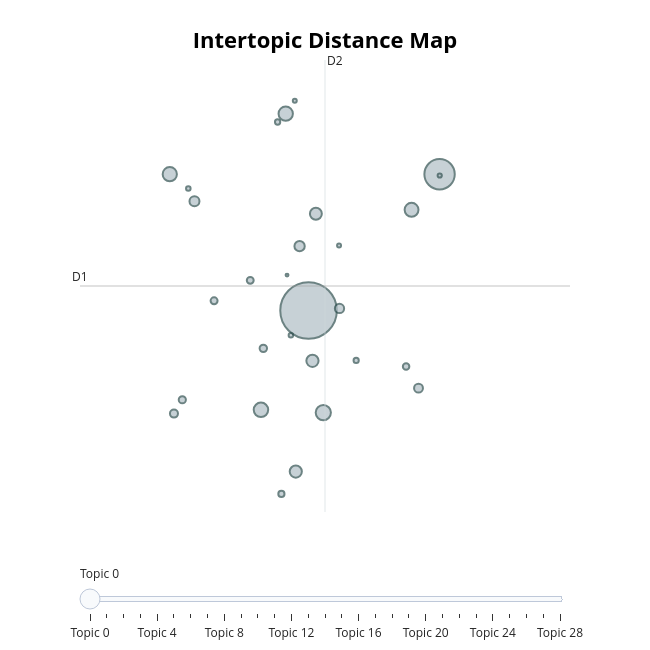

Notebook code for this chart:
### Code cell
modelo_rep_multi.visualize_topics()

### Figure 1 — Plotly figure (JSON) as saved in the notebook; plotly's stock layout.template omitted (floating-point values rounded to 4 significant figures)
{"data": [{"customdata": [[0, "model | data | word | would | time", 21786], [1, "answer | question | thank | please | help", 6287], [2, "tree | decision | decision tree | random | forest", 1582], [3, "cluster | clustering | kmeans | algorithm | data", 1433], [4, "feature | encoding | variable | categorical | importance", 1405], [5, "column | dataframe | row | panda | value", 1382], [6, "action | reward | user | agent | learning", 1312], [7, "scaling | data | value | normalization | scale", 1016], [8, "plot | graph | node | chart | data", 1006], [9, "pca | gpu | component | tensorflow | feature", 967], [10, "roc | auc | curve | roc curve | rmse", 721], [11, "python | error | code | file | r", 680], [12, "gradient | function | descent | gradient descent | relu", 582], [13, "missing | missing value | value | imputation | data", 539], [14, "correlation | feature | variable | correlated | causal", 440], [15, "anomaly | outlier | detection | anomaly detection | data", 374], [16, "regression | linear | lasso | coefficient | linear regression", 351], [17, "loss | loss function | function | entropy | cross entropy", 331], [18, "gridsearchcv | grid | grid search | search | parameter", 325], [19, "distribution | hypothesis | test | null hypothesis | null", 284], [20, "audio | file | speaker | sound | audio file", 260], [21, "shap | shap value | value | feature | shapley", 190], [22, "bayes | naive | naive bayes | confidence | probability", 184], [23, "pipeline | step | sklearn | refinement | data", 140], [24, "autoencoder | autoencoders | latent | image | vae", 138], [25, "framed question | framed | ad | nice | question", 121], [26, "xtrain | ytrain | xtest | xtrain xtest | model", 108], [27, "genetic | genetic algorithm | algorithm | problem | individual", 107], [28, "augmentation | data augmentation | data | image | model", 58]], "hovertemplate": "<b>Topic %{customdata[0]}</b><br>%{customdata[1]}<br>Size: %{customdata[2]}", "legendgroup": "", "marker": {"color": "#B0BEC5", "line": {"color": "DarkSlateGrey", "width": 2}, "size": [21786, 6287, 1582, 1433, 1405, 1382, 1312, 1016, 1006, 967, 721, 680, 582, 539, 440, 374, 351, 331, 325, 284, 260, 190, 184, 140, 138, 121, 108, 107, 58], "sizemode": "area", "sizeref": 13.62, "symbol": "circle"}, "mode": "markers", "name": "", "orientation": "v", "showlegend": false, "type": "scatter", "x": [10.74, 12.65, 10.95, 10.05, 10.41, 8.718, 12.24, 10.8, 10.55, 10.85, 10.61, 9.077, 11.19, 12.34, 8.778, 10.08, 8.9, 9.363, 9.889, 12.16, 10.34, 10.29, 11.43, 8.987, 10.48, 12.65, 11.18, 10.54, 10.43], "xaxis": "x", "y": [0.5375, 1.704, -0.3375, -0.3138, 2.223, 1.705, 1.4, 0.106, -0.8429, 1.365, 1.088, 1.473, 0.5548, -0.1283, -0.3461, 0.2127, -0.2278, 0.6198, 0.7953, 0.05642, -1.034, 2.152, 0.1091, 1.582, 0.3257, 1.693, 1.093, 2.333, 0.8402], "yaxis": "y"}], "layout": {"annotations": [{"showarrow": false, "text": "D1", "x": 7.41, "y": 0.7468, "yshift": 10}, {"showarrow": false, "text": "D2", "x": 10.98, "xshift": 10, "y": 2.683}], "height": 650, "hoverlabel": {"bgcolor": "white", "font": {"family": "Rockwell", "size": 16}}, "legend": {"itemsizing": "constant", "tracegroupgap": 0}, "margin": {"t": 60}, "shapes": [{"line": {"color": "#CFD8DC", "width": 2}, "type": "line", "x0": 10.98, "x1": 10.98, "y0": -1.189, "y1": 2.683}, {"line": {"color": "#9E9E9E", "width": 2}, "type": "line", "x0": 7.41, "x1": 14.55, "y0": 0.7468, "y1": 0.7468}], "sliders": [{"active": 0, "pad": {"t": 50}, "steps": [{"args": [{"marker.color": [["red", "#B0BEC5", "#B0BEC5", "#B0BEC5", "#B0BEC5", "#B0BEC5", "#B0BEC5", "#B0BEC5", "#B0BEC5", "#B0BEC5", "#B0BEC5", "#B0BEC5", "#B0BEC5", "#B0BEC5", "#B0BEC5", "#B0BEC5", "#B0BEC5", "#B0BEC5", "#B0BEC5", "#B0BEC5", "#B0BEC5", "#B0BEC5", "#B0BEC5", "#B0BEC5", "#B0BEC5", "#B0BEC5", "#B0BEC5", "#B0BEC5", "#B0BEC5"]]}], "label": "Topic 0", "method": "update"}, {"args": [{"marker.color": [["#B0BEC5", "red", "#B0BEC5", "#B0BEC5", "#B0BEC5", "#B0BEC5", "#B0BEC5", "#B0BEC5", "#B0BEC5", "#B0BEC5", "#B0BEC5", "#B0BEC5", "#B0BEC5", "#B0BEC5", "#B0BEC5", "#B0BEC5", "#B0BEC5", "#B0BEC5", "#B0BEC5", "#B0BEC5", "#B0BEC5", "#B0BEC5", "#B0BEC5", "#B0BEC5", "#B0BEC5", "#B0BEC5", "#B0BEC5", "#B0BEC5", "#B0BEC5"]]}], "label": "Topic 1", "method": "update"}, {"args": [{"marker.color": [["#B0BEC5", "#B0BEC5", "red", "#B0BEC5", "#B0BEC5", "#B0BEC5", "#B0BEC5", "#B0BEC5", "#B0BEC5", "#B0BEC5", "#B0BEC5", "#B0BEC5", "#B0BEC5", "#B0BEC5", "#B0BEC5", "#B0BEC5", "#B0BEC5", "#B0BEC5", "#B0BEC5", "#B0BEC5", "#B0BEC5", "#B0BEC5", "#B0BEC5", "#B0BEC5", "#B0BEC5", "#B0BEC5", "#B0BEC5", "#B0BEC5", "#B0BEC5"]]}], "label": "Topic 2", "method": "update"}, {"args": [{"marker.color": [["#B0BEC5", "#B0BEC5", "#B0BEC5", "red", "#B0BEC5", "#B0BEC5", "#B0BEC5", "#B0BEC5", "#B0BEC5", "#B0BEC5", "#B0BEC5", "#B0BEC5", "#B0BEC5", "#B0BEC5", "#B0BEC5", "#B0BEC5", "#B0BEC5", "#B0BEC5", "#B0BEC5", "#B0BEC5", "#B0BEC5", "#B0BEC5", "#B0BEC5", "#B0BEC5", "#B0BEC5", "#B0BEC5", "#B0BEC5", "#B0BEC5", "#B0BEC5"]]}], "label": "Topic 3", "method": "update"}, {"args": [{"marker.color": [["#B0BEC5", "#B0BEC5", "#B0BEC5", "#B0BEC5", "red", "#B0BEC5", "#B0BEC5", "#B0BEC5", "#B0BEC5", "#B0BEC5", "#B0BEC5", "#B0BEC5", "#B0BEC5", "#B0BEC5", "#B0BEC5", "#B0BEC5", "#B0BEC5", "#B0BEC5", "#B0BEC5", "#B0BEC5", "#B0BEC5", "#B0BEC5", "#B0BEC5", "#B0BEC5", "#B0BEC5", "#B0BEC5", "#B0BEC5", "#B0BEC5", "#B0BEC5"]]}], "label": "Topic 4", "method": "update"}, {"args": [{"marker.color": [["#B0BEC5", "#B0BEC5", "#B0BEC5", "#B0BEC5", "#B0BEC5", "red", "#B0BEC5", "#B0BEC5", "#B0BEC5", "#B0BEC5", "#B0BEC5", "#B0BEC5", "#B0BEC5", "#B0BEC5", "#B0BEC5", "#B0BEC5", "#B0BEC5", "#B0BEC5", "#B0BEC5", "#B0BEC5", "#B0BEC5", "#B0BEC5", "#B0BEC5", "#B0BEC5", "#B0BEC5", "#B0BEC5", "#B0BEC5", "#B0BEC5", "#B0BEC5"]]}], "label": "Topic 5", "method": "update"}, {"args": [{"marker.color": [["#B0BEC5", "#B0BEC5", "#B0BEC5", "#B0BEC5", "#B0BEC5", "#B0BEC5", "red", "#B0BEC5", "#B0BEC5", "#B0BEC5", "#B0BEC5", "#B0BEC5", "#B0BEC5", "#B0BEC5", "#B0BEC5", "#B0BEC5", "#B0BEC5", "#B0BEC5", "#B0BEC5", "#B0BEC5", "#B0BEC5", "#B0BEC5", "#B0BEC5", "#B0BEC5", "#B0BEC5", "#B0BEC5", "#B0BEC5", "#B0BEC5", "#B0BEC5"]]}], "label": "Topic 6", "method": "update"}, {"args": [{"marker.color": [["#B0BEC5", "#B0BEC5", "#B0BEC5", "#B0BEC5", "#B0BEC5", "#B0BEC5", "#B0BEC5", "red", "#B0BEC5", "#B0BEC5", "#B0BEC5", "#B0BEC5", "#B0BEC5", "#B0BEC5", "#B0BEC5", "#B0BEC5", "#B0BEC5", "#B0BEC5", "#B0BEC5", "#B0BEC5", "#B0BEC5", "#B0BEC5", "#B0BEC5", "#B0BEC5", "#B0BEC5", "#B0BEC5", "#B0BEC5", "#B0BEC5", "#B0BEC5"]]}], "label": "Topic 7", "method": "update"}, {"args": [{"marker.color": [["#B0BEC5", "#B0BEC5", "#B0BEC5", "#B0BEC5", "#B0BEC5", "#B0BEC5", "#B0BEC5", "#B0BEC5", "red", "#B0BEC5", "#B0BEC5", "#B0BEC5", "#B0BEC5", "#B0BEC5", "#B0BEC5", "#B0BEC5", "#B0BEC5", "#B0BEC5", "#B0BEC5", "#B0BEC5", "#B0BEC5", "#B0BEC5", "#B0BEC5", "#B0BEC5", "#B0BEC5", "#B0BEC5", "#B0BEC5", "#B0BEC5", "#B0BEC5"]]}], "label": "Topic 8", "method": "update"}, {"args": [{"marker.color": [["#B0BEC5", "#B0BEC5", "#B0BEC5", "#B0BEC5", "#B0BEC5", "#B0BEC5", "#B0BEC5", "#B0BEC5", "#B0BEC5", "red", "#B0BEC5", "#B0BEC5", "#B0BEC5", "#B0BEC5", "#B0BEC5", "#B0BEC5", "#B0BEC5", "#B0BEC5", "#B0BEC5", "#B0BEC5", "#B0BEC5", "#B0BEC5", "#B0BEC5", "#B0BEC5", "#B0BEC5", "#B0BEC5", "#B0BEC5", "#B0BEC5", "#B0BEC5"]]}], "label": "Topic 9", "method": "update"}, {"args": [{"marker.color": [["#B0BEC5", "#B0BEC5", "#B0BEC5", "#B0BEC5", "#B0BEC5", "#B0BEC5", "#B0BEC5", "#B0BEC5", "#B0BEC5", "#B0BEC5", "red", "#B0BEC5", "#B0BEC5", "#B0BEC5", "#B0BEC5", "#B0BEC5", "#B0BEC5", "#B0BEC5", "#B0BEC5", "#B0BEC5", "#B0BEC5", "#B0BEC5", "#B0BEC5", "#B0BEC5", "#B0BEC5", "#B0BEC5", "#B0BEC5", "#B0BEC5", "#B0BEC5"]]}], "label": "Topic 10", "method": "update"}, {"args": [{"marker.color": [["#B0BEC5", "#B0BEC5", "#B0BEC5", "#B0BEC5", "#B0BEC5", "#B0BEC5", "#B0BEC5", "#B0BEC5", "#B0BEC5", "#B0BEC5", "#B0BEC5", "red", "#B0BEC5", "#B0BEC5", "#B0BEC5", "#B0BEC5", "#B0BEC5", "#B0BEC5", "#B0BEC5", "#B0BEC5", "#B0BEC5", "#B0BEC5", "#B0BEC5", "#B0BEC5", "#B0BEC5", "#B0BEC5", "#B0BEC5", "#B0BEC5", "#B0BEC5"]]}], "label": "Topic 11", "method": "update"}, {"args": [{"marker.color": [["#B0BEC5", "#B0BEC5", "#B0BEC5", "#B0BEC5", "#B0BEC5", "#B0BEC5", "#B0BEC5", "#B0BEC5", "#B0BEC5", "#B0BEC5", "#B0BEC5", "#B0BEC5", "red", "#B0BEC5", "#B0BEC5", "#B0BEC5", "#B0BEC5", "#B0BEC5", "#B0BEC5", "#B0BEC5", "#B0BEC5", "#B0BEC5", "#B0BEC5", "#B0BEC5", "#B0BEC5", "#B0BEC5", "#B0BEC5", "#B0BEC5", "#B0BEC5"]]}], "label": "Topic 12", "method": "update"}, {"args": [{"marker.color": [["#B0BEC5", "#B0BEC5", "#B0BEC5", "#B0BEC5", "#B0BEC5", "#B0BEC5", "#B0BEC5", "#B0BEC5", "#B0BEC5", "#B0BEC5", "#B0BEC5", "#B0BEC5", "#B0BEC5", "red", "#B0BEC5", "#B0BEC5", "#B0BEC5", "#B0BEC5", "#B0BEC5", "#B0BEC5", "#B0BEC5", "#B0BEC5", "#B0BEC5", "#B0BEC5", "#B0BEC5", "#B0BEC5", "#B0BEC5", "#B0BEC5", "#B0BEC5"]]}], "label": "Topic 13", "method": "update"}, {"args": [{"marker.color": [["#B0BEC5", "#B0BEC5", "#B0BEC5", "#B0BEC5", "#B0BEC5", "#B0BEC5", "#B0BEC5", "#B0BEC5", "#B0BEC5", "#B0BEC5", "#B0BEC5", "#B0BEC5", "#B0BEC5", "#B0BEC5", "red", "#B0BEC5", "#B0BEC5", "#B0BEC5", "#B0BEC5", "#B0BEC5", "#B0BEC5", "#B0BEC5", "#B0BEC5", "#B0BEC5", "#B0BEC5", "#B0BEC5", "#B0BEC5", "#B0BEC5", "#B0BEC5"]]}], "label": "Topic 14", "method": "update"}, {"args": [{"marker.color": [["#B0BEC5", "#B0BEC5", "#B0BEC5", "#B0BEC5", "#B0BEC5", "#B0BEC5", "#B0BEC5", "#B0BEC5", "#B0BEC5", "#B0BEC5", "#B0BEC5", "#B0BEC5", "#B0BEC5", "#B0BEC5", "#B0BEC5", "red", "#B0BEC5", "#B0BEC5", "#B0BEC5", "#B0BEC5", "#B0BEC5", "#B0BEC5", "#B0BEC5", "#B0BEC5", "#B0BEC5", "#B0BEC5", "#B0BEC5", "#B0BEC5", "#B0BEC5"]]}], "label": "Topic 15", "method": "update"}, {"args": [{"marker.color": [["#B0BEC5", "#B0BEC5", "#B0BEC5", "#B0BEC5", "#B0BEC5", "#B0BEC5", "#B0BEC5", "#B0BEC5", "#B0BEC5", "#B0BEC5", "#B0BEC5", "#B0BEC5", "#B0BEC5", "#B0BEC5", "#B0BEC5", "#B0BEC5", "red", "#B0BEC5", "#B0BEC5", "#B0BEC5", "#B0BEC5", "#B0BEC5", "#B0BEC5", "#B0BEC5", "#B0BEC5", "#B0BEC5", "#B0BEC5", "#B0BEC5", "#B0BEC5"]]}], "label": "Topic 16", "method": "update"}, {"args": [{"marker.color": [["#B0BEC5", "#B0BEC5", "#B0BEC5", "#B0BEC5", "#B0BEC5", "#B0BEC5", "#B0BEC5", "#B0BEC5", "#B0BEC5", "#B0BEC5", "#B0BEC5", "#B0BEC5", "#B0BEC5", "#B0BEC5", "#B0BEC5", "#B0BEC5", "#B0BEC5", "red", "#B0BEC5", "#B0BEC5", "#B0BEC5", "#B0BEC5", "#B0BEC5", "#B0BEC5", "#B0BEC5", "#B0BEC5", "#B0BEC5", "#B0BEC5", "#B0BEC5"]]}], "label": "Topic 17", "method": "update"}, {"args": [{"marker.color": [["#B0BEC5", "#B0BEC5", "#B0BEC5", "#B0BEC5", "#B0BEC5", "#B0BEC5", "#B0BEC5", "#B0BEC5", "#B0BEC5", "#B0BEC5", "#B0BEC5", "#B0BEC5", "#B0BEC5", "#B0BEC5", "#B0BEC5", "#B0BEC5", "#B0BEC5", "#B0BEC5", "red", "#B0BEC5", "#B0BEC5", "#B0BEC5", "#B0BEC5", "#B0BEC5", "#B0BEC5", "#B0BEC5", "#B0BEC5", "#B0BEC5", "#B0BEC5"]]}], "label": "Topic 18", "method": "update"}, {"args": [{"marker.color": [["#B0BEC5", "#B0BEC5", "#B0BEC5", "#B0BEC5", "#B0BEC5", "#B0BEC5", "#B0BEC5", "#B0BEC5", "#B0BEC5", "#B0BEC5", "#B0BEC5", "#B0BEC5", "#B0BEC5", "#B0BEC5", "#B0BEC5", "#B0BEC5", "#B0BEC5", "#B0BEC5", "#B0BEC5", "red", "#B0BEC5", "#B0BEC5", "#B0BEC5", "#B0BEC5", "#B0BEC5", "#B0BEC5", "#B0BEC5", "#B0BEC5", "#B0BEC5"]]}], "label": "Topic 19", "method": "update"}, {"args": [{"marker.color": [["#B0BEC5", "#B0BEC5", "#B0BEC5", "#B0BEC5", "#B0BEC5", "#B0BEC5", "#B0BEC5", "#B0BEC5", "#B0BEC5", "#B0BEC5", "#B0BEC5", "#B0BEC5", "#B0BEC5", "#B0BEC5", "#B0BEC5", "#B0BEC5", "#B0BEC5", "#B0BEC5", "#B0BEC5", "#B0BEC5", "red", "#B0BEC5", "#B0BEC5", "#B0BEC5", "#B0BEC5", "#B0BEC5", "#B0BEC5", "#B0BEC5", "#B0BEC5"]]}], "label": "Topic 20", "method": "update"}, {"args": [{"marker.color": [["#B0BEC5", "#B0BEC5", "#B0BEC5", "#B0BEC5", "#B0BEC5", "#B0BEC5", "#B0BEC5", "#B0BEC5", "#B0BEC5", "#B0BEC5", "#B0BEC5", "#B0BEC5", "#B0BEC5", "#B0BEC5", "#B0BEC5", "#B0BEC5", "#B0BEC5", "#B0BEC5", "#B0BEC5", "#B0BEC5", "#B0BEC5", "red", "#B0BEC5", "#B0BEC5", "#B0BEC5", "#B0BEC5", "#B0BEC5", "#B0BEC5", "#B0BEC5"]]}], "label": "Topic 21", "method": "update"}, {"args": [{"marker.color": [["#B0BEC5", "#B0BEC5", "#B0BEC5", "#B0BEC5", "#B0BEC5", "#B0BEC5", "#B0BEC5", "#B0BEC5", "#B0BEC5", "#B0BEC5", "#B0BEC5", "#B0BEC5", "#B0BEC5", "#B0BEC5", "#B0BEC5", "#B0BEC5", "#B0BEC5", "#B0BEC5", "#B0BEC5", "#B0BEC5", "#B0BEC5", "#B0BEC5", "red", "#B0BEC5", "#B0BEC5", "#B0BEC5", "#B0BEC5", "#B0BEC5", "#B0BEC5"]]}], "label": "Topic 22", "method": "update"}, {"args": [{"marker.color": [["#B0BEC5", "#B0BEC5", "#B0BEC5", "#B0BEC5", "#B0BEC5", "#B0BEC5", "#B0BEC5", "#B0BEC5", "#B0BEC5", "#B0BEC5", "#B0BEC5", "#B0BEC5", "#B0BEC5", "#B0BEC5", "#B0BEC5", "#B0BEC5", "#B0BEC5", "#B0BEC5", "#B0BEC5", "#B0BEC5", "#B0BEC5", "#B0BEC5", "#B0BEC5", "red", "#B0BEC5", "#B0BEC5", "#B0BEC5", "#B0BEC5", "#B0BEC5"]]}], "label": "Topic 23", "method": "update"}, {"args": [{"marker.color": [["#B0BEC5", "#B0BEC5", "#B0BEC5", "#B0BEC5", "#B0BEC5", "#B0BEC5", "#B0BEC5", "#B0BEC5", "#B0BEC5", "#B0BEC5", "#B0BEC5", "#B0BEC5", "#B0BEC5", "#B0BEC5", "#B0BEC5", "#B0BEC5", "#B0BEC5", "#B0BEC5", "#B0BEC5", "#B0BEC5", "#B0BEC5", "#B0BEC5", "#B0BEC5", "#B0BEC5", "red", "#B0BEC5", "#B0BEC5", "#B0BEC5", "#B0BEC5"]]}], "label": "Topic 24", "method": "update"}, {"args": [{"marker.color": [["#B0BEC5", "#B0BEC5", "#B0BEC5", "#B0BEC5", "#B0BEC5", "#B0BEC5", "#B0BEC5", "#B0BEC5", "#B0BEC5", "#B0BEC5", "#B0BEC5", "#B0BEC5", "#B0BEC5", "#B0BEC5", "#B0BEC5", "#B0BEC5", "#B0BEC5", "#B0BEC5", "#B0BEC5", "#B0BEC5", "#B0BEC5", "#B0BEC5", "#B0BEC5", "#B0BEC5", "#B0BEC5", "red", "#B0BEC5", "#B0BEC5", "#B0BEC5"]]}], "label": "Topic 25", "method": "update"}, {"args": [{"marker.color": [["#B0BEC5", "#B0BEC5", "#B0BEC5", "#B0BEC5", "#B0BEC5", "#B0BEC5", "#B0BEC5", "#B0BEC5", "#B0BEC5", "#B0BEC5", "#B0BEC5", "#B0BEC5", "#B0BEC5", "#B0BEC5", "#B0BEC5", "#B0BEC5", "#B0BEC5", "#B0BEC5", "#B0BEC5", "#B0BEC5", "#B0BEC5", "#B0BEC5", "#B0BEC5", "#B0BEC5", "#B0BEC5", "#B0BEC5", "red", "#B0BEC5", "#B0BEC5"]]}], "label": "Topic 26", "method": "update"}, {"args": [{"marker.color": [["#B0BEC5", "#B0BEC5", "#B0BEC5", "#B0BEC5", "#B0BEC5", "#B0BEC5", "#B0BEC5", "#B0BEC5", "#B0BEC5", "#B0BEC5", "#B0BEC5", "#B0BEC5", "#B0BEC5", "#B0BEC5", "#B0BEC5", "#B0BEC5", "#B0BEC5", "#B0BEC5", "#B0BEC5", "#B0BEC5", "#B0BEC5", "#B0BEC5", "#B0BEC5", "#B0BEC5", "#B0BEC5", "#B0BEC5", "#B0BEC5", "red", "#B0BEC5"]]}], "label": "Topic 27", "method": "update"}, {"args": [{"marker.color": [["#B0BEC5", "#B0BEC5", "#B0BEC5", "#B0BEC5", "#B0BEC5", "#B0BEC5", "#B0BEC5", "#B0BEC5", "#B0BEC5", "#B0BEC5", "#B0BEC5", "#B0BEC5", "#B0BEC5", "#B0BEC5", "#B0BEC5", "#B0BEC5", "#B0BEC5", "#B0BEC5", "#B0BEC5", "#B0BEC5", "#B0BEC5", "#B0BEC5", "#B0BEC5", "#B0BEC5", "#B0BEC5", "#B0BEC5", "#B0BEC5", "#B0BEC5", "red"]]}], "label": "Topic 28", "method": "update"}]}], "title": {"font": {"color": "Black", "size": 22}, "text": "<b>Intertopic Distance Map</b>", "x": 0.5, "xanchor": "center", "y": 0.95, "yanchor": "top"}, "width": 650, "xaxis": {"anchor": "y", "domain": [0, 1], "range": [7.41, 14.55], "title": {"text": ""}, "visible": false}, "yaxis": {"anchor": "x", "domain": [0, 1], "range": [-1.189, 2.683], "title": {"text": ""}, "visible": false}}}
